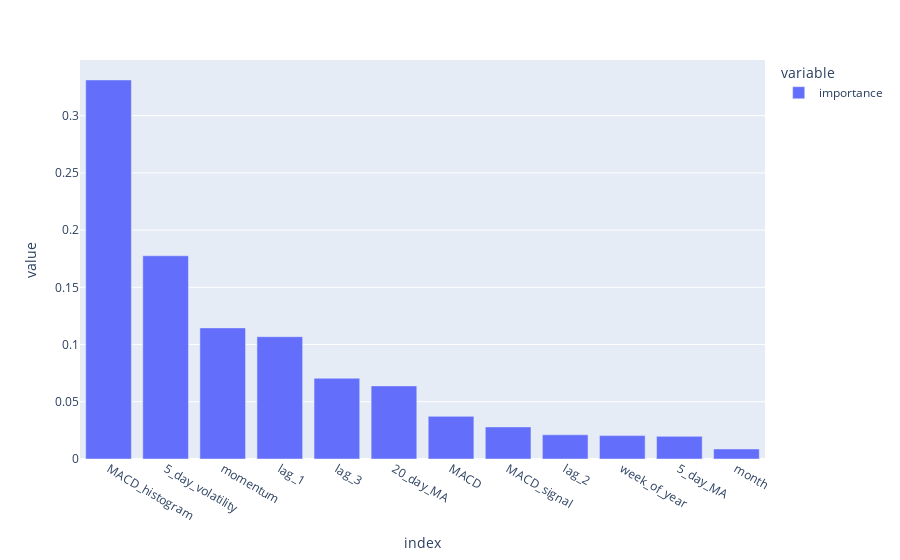

The code cell stored with this chart in its notebook:
### Code cell
feature_importances = pd.DataFrame(rf.feature_importances_, index=features, columns=['importance']).sort_values('importance', ascending=False)
feature_importances.plot(kind='bar')

### Figure 1 — Plotly figure (JSON) as saved in the notebook; plotly's stock layout.template omitted (floating-point values rounded to 4 significant figures)
{"data": [{"alignmentgroup": "True", "hovertemplate": "variable=importance<br>index=%{x}<br>value=%{y}<extra></extra>", "legendgroup": "importance", "marker": {"color": "#636efa", "pattern": {"shape": ""}}, "name": "importance", "offsetgroup": "importance", "orientation": "v", "showlegend": true, "textposition": "auto", "type": "bar", "x": ["MACD_histogram", "5_day_volatility", "momentum", "lag_1", "lag_3", "20_day_MA", "MACD", "MACD_signal", "lag_2", "week_of_year", "5_day_MA", "month"], "xaxis": "x", "y": [0.3312, 0.1775, 0.1146, 0.1069, 0.07056, 0.06389, 0.03725, 0.02803, 0.02115, 0.02043, 0.01979, 0.008769], "yaxis": "y"}], "layout": {"barmode": "relative", "legend": {"title": {"text": "variable"}, "tracegroupgap": 0}, "margin": {"t": 60}, "xaxis": {"anchor": "y", "domain": [0, 1], "title": {"text": "index"}}, "yaxis": {"anchor": "x", "domain": [0, 1], "title": {"text": "value"}}}}
